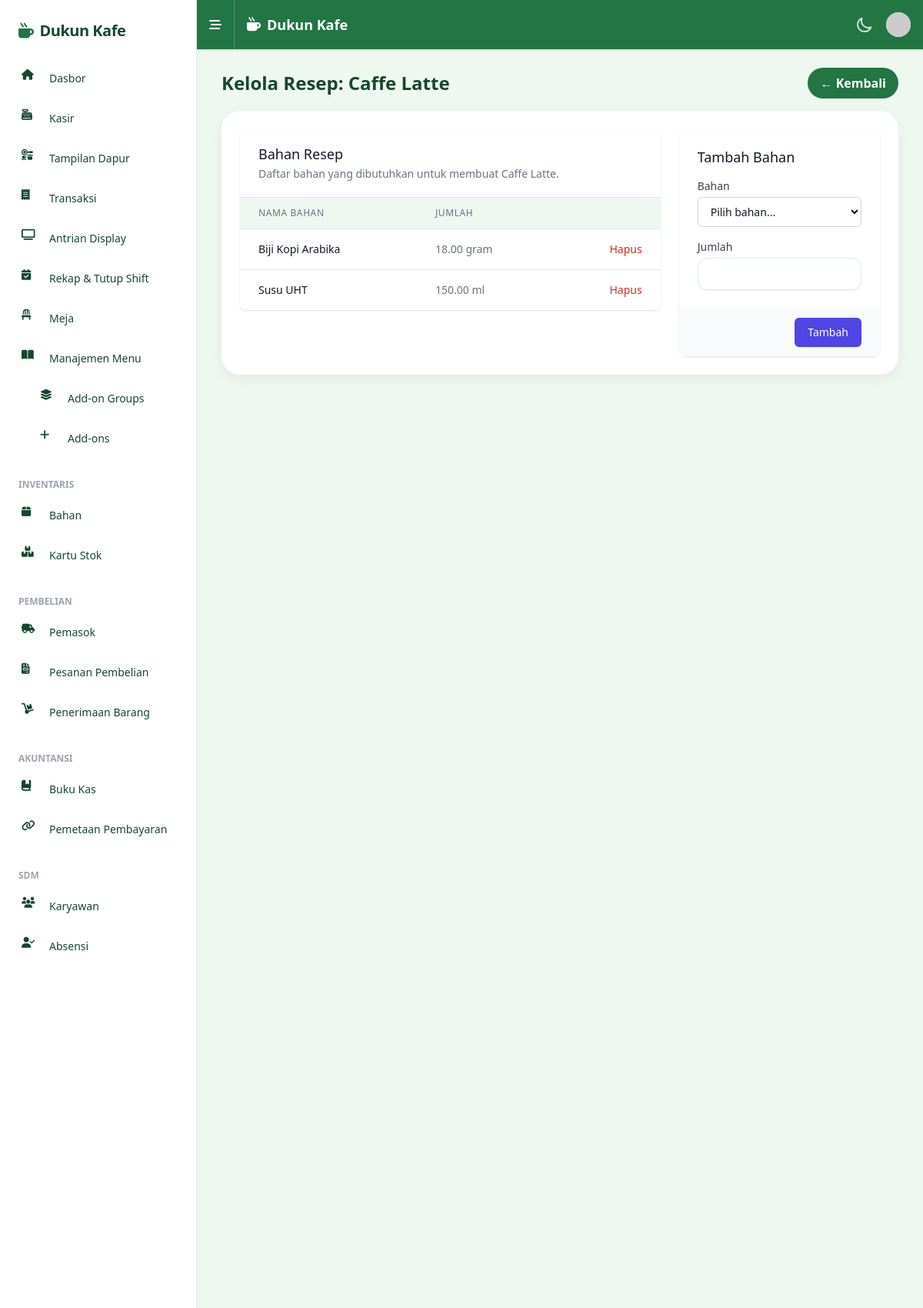
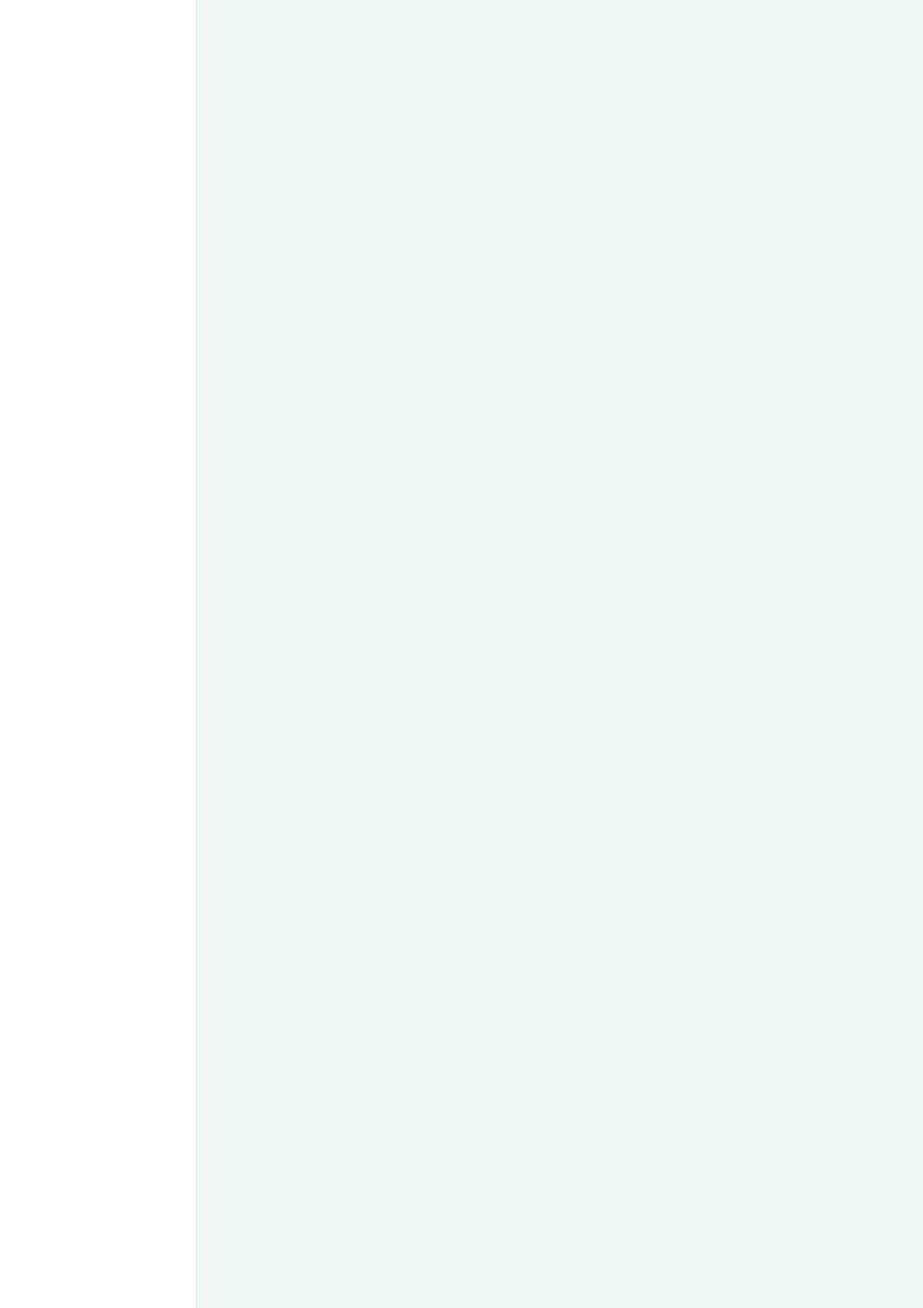
Screenshot of /public/index.php?page=menu_recipe&id=1 (signed in, upper part) with the database file from the repository (2 pictures, top to bottom).
### tables this page shows
CREATE TABLE `menus` (
  `id` int(11) NOT NULL AUTO_INCREMENT,
  `sku` varchar(50) NOT NULL,
  `name` varchar(100) NOT NULL,
  `category_id` int(11) NOT NULL,
  `price` decimal(15,2) NOT NULL,
  `is_active` tinyint(1) NOT NULL DEFAULT 1,
  `print_station` enum('HOT','GRILL','DRINK','PASTRY') NOT NULL,
  `image_url` varchar(255) DEFAULT NULL,
  PRIMARY KEY (`id`),
  UNIQUE KEY `sku` (`sku`),
  KEY `category_id` (`category_id`),
  CONSTRAINT `menus_ibfk_1` FOREIGN KEY (`category_id`) REFERENCES `categories` (`id`)
);

CREATE TABLE `menu_bom` (
  `id` int(11) NOT NULL AUTO_INCREMENT,
  `menu_id` int(11) NOT NULL,
  `material_id` int(11) NOT NULL,
  `qty` decimal(10,2) NOT NULL,
  `uom` varchar(20) NOT NULL,
  `yield_pct` decimal(5,2) NOT NULL DEFAULT 100.00,
  PRIMARY KEY (`id`),
  UNIQUE KEY `menu_material` (`menu_id`,`material_id`),
  KEY `material_id` (`material_id`),
  CONSTRAINT `menu_bom_ibfk_1` FOREIGN KEY (`menu_id`) REFERENCES `menus` (`id`) ON DELETE CASCADE,
  CONSTRAINT `menu_bom_ibfk_2` FOREIGN KEY (`material_id`) REFERENCES `materials` (`id`)
);

CREATE TABLE `materials` (
  `id` int(11) NOT NULL AUTO_INCREMENT,
  `code` varchar(50) NOT NULL,
  `name` varchar(100) NOT NULL,
  `uom` varchar(20) NOT NULL COMMENT 'unit of measure',
  `min_stock` decimal(10,2) NOT NULL DEFAULT 0.00,
  `is_semi_finished` tinyint(1) NOT NULL DEFAULT 0,
  `active` tinyint(1) NOT NULL DEFAULT 1,
  PRIMARY KEY (`id`),
  UNIQUE KEY `code` (`code`)
);

### templates/pages/menu_recipe.php (called while the page is built, shortened)
<?php
$pdo = get_pdo($config);
$menu_id = $_GET['id'] ?? null;
$menu_stmt = $pdo->prepare('SELECT * FROM menus WHERE id = ?');
$menu_stmt->execute([$menu_id]);
$menu = $menu_stmt->fetch();
$recipe_stmt = $pdo->prepare("
    SELECT mb.id, m.name, m.uom, mb.qty
    FROM menu_bom mb
    JOIN materials m ON mb.material_id = m.id
    WHERE mb.menu_id = ?
    ORDER BY m.name ASC
");
$recipe_stmt->execute([$menu_id]);
$recipe_items = $recipe_stmt->fetchAll();
$title = 'Kelola Resep: ' . htmlspecialchars($menu['name']);
$back_url = base_url('inventory_menus');
require __DIR__ . '/../layout.php';

### templates/pages/menu_recipe.view.php (the view, shortened to what this page needs)
<div class="grid grid-cols-1 md:grid-cols-3 gap-6">
    <div class="md:col-span-2">
        <div class="bg-white dark:bg-gray-800 shadow overflow-hidden sm:rounded-lg">
            <div class="px-4 py-5 sm:px-6">
                <h3 class="text-lg leading-6 font-medium text-gray-900 dark:text-white">Bahan Resep</h3>
                <p class="mt-1 max-w-2xl text-sm text-gray-500 dark:text-gray-400">Daftar bahan yang dibutuhkan untuk membuat <?= htmlspecialchars($menu['name']) ?>.</p>
            </div>
            <div class="border-t border-gray-200 dark:border-gray-700">
                <?php if (empty($recipe_items)): ?>
                    <p class="p-4 text-center text-gray-500 dark:text-gray-400">Belum ada bahan dalam resep ini.</p>
                <?php else: ?>
                    <table class="min-w-full divide-y divide-brand-100">
                        <thead class="bg-brand-50">
                            <tr>
                                <th scope="col" class="px-6 py-3 text-left text-xs font-medium text-gray-500 dark:text-gray-300 uppercase tracking-wider">Nama Bahan</th>
                                <th scope="col" class="px-6 py-3 text-left text-xs font-medium text-gray-500 dark:text-gray-300 uppercase tracking-wider">Jumlah</th>
                                <th scope="col" class="relative px-6 py-3">
                                </th>
                            </tr>
                        </thead>
                        <tbody class="bg-white divide-y divide-brand-100">
                            <?php foreach ($recipe_items as $item): ?>
                                <tr>
                                    <td class="px-6 py-4 whitespace-nowrap text-sm font-medium text-gray-900 dark:text-white"><?= htmlspecialchars($item['name']) ?></td>
                                    <td class="px-6 py-4 whitespace-nowrap text-sm text-gray-500 dark:text-gray-400"><?= htmlspecialchars($item['qty']) ?> <?= htmlspecialchars($item['uom']) ?></td>
                                    <td class="px-6 py-4 whitespace-nowrap text-right text-sm font-medium">
                                        <a href="<?= base_url('menu_recipe?id=' . $menu['id'] . '&action=delete&bom_id=' . $item['id']) ?>"
                                           onclick="return confirm('Yakin ingin menghapus bahan ini dari resep?')"
                                           class="text-red-600 hover:text-red-900 dark:text-red-400 dark:hover:text-red-200">Hapus</a>
                                    </td>
                                </tr>
                            <?php endforeach; ?>
                        </tbody>
                    </table>
                <?php endif; ?>
            </div>
        </div>
    </div>
    <div>
        <div class="bg-white dark:bg-gray-800 shadow sm:rounded-lg">
            <form action="<?= base_url('menu_recipe?id=' . $menu['id']) ?>" method="POST">
                <div class="px-4 py-5 sm:p-6">
                    <h3 class="text-lg leading-6 font-medium text-gray-900 dark:text-white">Tambah Bahan</h3>
                    <div class="mt-4 space-y-4">
                        <div>
                            <label for="material_id" class="block text-sm font-medium text-gray-700 dark:text-gray-300">Bahan</label>
                            <select id="material_id" name="material_id" required class="mt-1 block w-full pl-3 pr-10 py-2 text-base border-gray-300 dark:border-gray-600 bg-white dark:bg-gray-700 text-gray-900 dark:text-gray-100 focus:outline-none focus:ring-indigo-500 focus:border-indigo-500 sm:text-sm rounded-md">
                                <option value="">Pilih bahan...</option>
                            </select>
                        </div>
                        <div>
                            <label for="qty" class="block text-sm font-medium text-gray-700 dark:text-gray-300">Jumlah</label>
                            <input type="number" name="qty" id="qty" step="0.01" required class="mt-1 focus:ring-indigo-500 focus:border-indigo-500 block w-full shadow-sm sm:text-sm border-gray-300 dark:border-gray-600 bg-white dark:bg-gray-700 text-gray-900 dark:text-gray-100 rounded-md">
                        </div>
                    </div>
                </div>
                <div class="px-4 py-3 bg-gray-50 dark:bg-gray-700 text-right sm:px-6">
                    <button type="submit" name="add_ingredient" class="inline-flex justify-center py-2 px-4 border border-transparent shadow-sm text-sm font-medium rounded-md text-white bg-indigo-600 hover:bg-indigo-700 focus:outline-none focus:ring-2 focus:ring-offset-2 focus:ring-indigo-500">
                        Tambah
                    </button>
                </div>
            </form>
        </div>
    </div>
</div>

### templates/layout.php (shortened to what this page needs)
<!DOCTYPE html>
<html lang="en" class="h-full bg-brand-50">
<head>
    <script src="https://cdn.tailwindcss.com"></script>
    <link rel="stylesheet" href="https://cdnjs.cloudflare.com/ajax/libs/font-awesome/6.5.2/css/all.min.css" />
</head>
<body class="h-full">
<div x-data="{ sidebarOpen: false, desktopSidebarOpen: true }" class="h-screen flex overflow-hidden bg-brand-50">
            <?php include __DIR__ . '/partials/sidebar.php'; ?>
    <div x-show="desktopSidebarOpen" class="no-print hidden md:flex md:flex-shrink-0" x-cloak>
        <div class="flex flex-col w-64">
            <?php include __DIR__ . '/partials/sidebar.php'; ?>
        </div>
    </div>
    <div class="flex flex-col w-0 flex-1 overflow-hidden">
        <?php include __DIR__ . '/partials/topbar.php'; ?>
        <main class="flex-1 relative overflow-y-auto focus:outline-none">
            <div class="py-6">
                <div class="max-w-7xl mx-auto px-4 sm:px-6 md:px-8">
                    <div class="flex justify-between items-center">
                        <h1 class="text-2xl font-bold text-brand-800"><?= $title ?? '' ?></h1>
                        <?php
                        if (isset($back_url)):
                        ?>
                            <a href="<?= $back_url ?>" class="bg-brand-600 hover:bg-brand-700 text-white font-bold py-2 px-4 rounded-full">
                                &larr; Kembali
                            </a>
                        <?php endif; ?>
                    </div>
                </div>
                <div class="max-w-7xl mx-auto px-4 sm:px-6 md:px-8 mt-4">
                    <div class="bg-white p-6 rounded-xxl shadow-card">
                        <?php require $viewPath; ?>
                    </div>
                </div>
            </div>
        </main>
    </div>
</div>
</body>
</html>

### templates/layout.php (style rules this page uses)
html, body { color: #0f172a; text-rendering: optimizeLegibility; -webkit-font-smoothing: antialiased; }
h1, h2, h3, h4 { color: #123a26; }
input[type="text"], input[type="number"], input[type="email"], input[type="password"], select, textarea { background-color: #ffffff; border: 1px solid #d9efe0; color: #0f172a; border-radius: 0.75rem; padding: 0.625rem 0.75rem; }
table thead th { background-color: #eef7f0; color: #1c5b37; font-weight: 600; }
table tbody tr + tr { border-top: 1px solid #d9efe0; }

### rows the page displays
menus: name "Kelola Resep: Caffe Latte", name "Caffe Latte"
menu_bom: material.name "Biji Kopi Arabika", qty "18.00", material.uom "gram"
menu_bom: material.name "Susu UHT", qty "150.00", material.uom "ml"

### other values shown
$settings_sidebar['cafe_name'] "Dukun Kafe"
$settings_topbar['cafe_name'] "Dukun Kafe"
